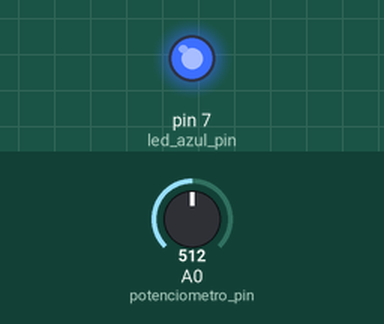
This sketch was run on a simulated Arduino Uno, built with avr-gcc and run on an emulated ATmega328P. On the bench: output pins drawn as LEDs (lit = HIGH). Inputs (shaded band) come from the test bench; at power-on: A0 (potenciometro_pin) = 512. What the sketch prints to the serial monitor is not drawn.

Above: at 6.0 s.
6.1 s: A0 (potenciometro_pin) set to 122
At 8.4 s:
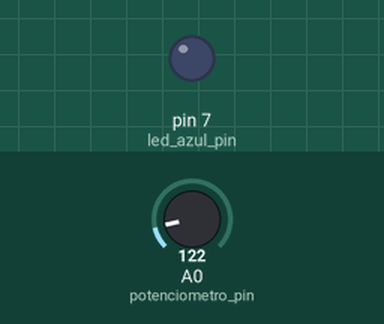
12.4 s: A0 (potenciometro_pin) set to 0
Timing chart, 0 to 24.7 s (numbered marks = the images above; inputs shaded):
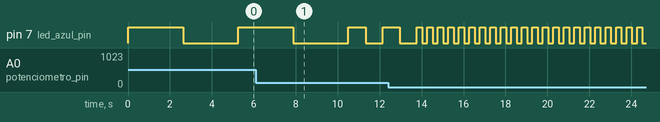

Measured:
- by itself, pin 7 (led_azul_pin): repeats every 0.50 s: HIGH 0.25 s, LOW 0.25 s

The sketch:

003_basic_led_potenciometro.ino
```cpp
// porta do led
int led_azul_pin = 7;

// porta do potenciometro
int potenciometro_pin = A0;

// valor de espera
int espera_1 = 1000;

void setup() {
  // inicialização da comunicação série
  Serial.begin(9600);

  // declaração do led como saída de voltagem
  pinMode(led_azul_pin, OUTPUT);

}

void loop() {
  // mapeamento do valor do potenciometro que vai de 0 a 1023
  // para os valores da espera que decidimos que iam ser de 250 a 5000
  espera_1 = map(analogRead(A0), 0, 1023, 250, 5000);

  // amostragem do valor "espera_1" na consola
  Serial.println(espera_1);

  // acende led
  digitalWrite(led_azul_pin, HIGH);
  // espera
  delay(espera_1);
  // apaga led
  digitalWrite(led_azul_pin, LOW);
  // espera
  delay(espera_1);


}
```
